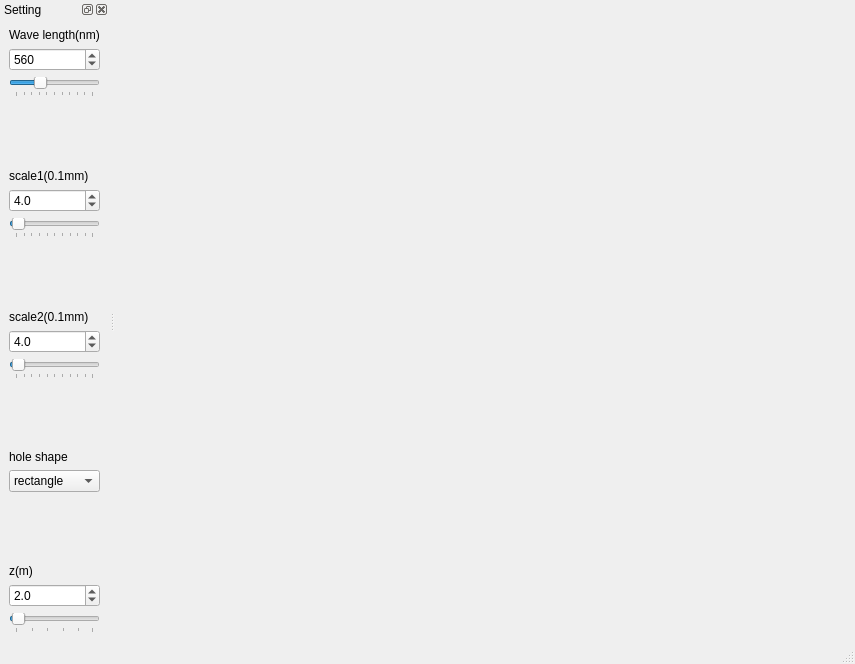
<?xml version="1.0" encoding="UTF-8"?>
<ui version="4.0">
 <class>MainWindow</class>
 <widget class="QMainWindow" name="MainWindow">
  <property name="geometry">
   <rect>
    <x>0</x>
    <y>0</y>
    <width>855</width>
    <height>664</height>
   </rect>
  </property>
  <property name="windowTitle">
   <string>Diffraction  Rectangular aperture</string>
  </property>
  <widget class="QWidget" name="centralWidget">
   <layout class="QHBoxLayout" name="horizontalLayout">
    <item>
     <widget class="MPL_WIDGET_2D" name="mplwidget2D" native="true"/>
    </item>
   </layout>
  </widget>
  <widget class="QDockWidget" name="dockWidget">
   <property name="windowTitle">
    <string>Setting</string>
   </property>
   <attribute name="dockWidgetArea">
    <number>1</number>
   </attribute>
   <widget class="QWidget" name="dockWidgetContents_3">
    <layout class="QHBoxLayout" name="horizontalLayout_4">
     <item>
      <layout class="QVBoxLayout" name="verticalLayout">
       <item>
        <widget class="QLabel" name="label_lam">
         <property name="text">
          <string>Wave length(nm)</string>
         </property>
        </widget>
       </item>
       <item>
        <widget class="QSpinBox" name="SpinBox_lam">
         <property name="statusTip">
          <string>Change the wave length of monochromatic light</string>
         </property>
         <property name="minimum">
          <number>400</number>
         </property>
         <property name="maximum">
          <number>900</number>
         </property>
         <property name="singleStep">
          <number>10</number>
         </property>
         <property name="value">
          <number>560</number>
         </property>
        </widget>
       </item>
       <item>
        <widget class="QSlider" name="slider_lam">
         <property name="statusTip">
          <string>Change the wave length of monochromatic light</string>
         </property>
         <property name="minimum">
          <number>400</number>
         </property>
         <property name="maximum">
          <number>900</number>
         </property>
         <property name="singleStep">
          <number>10</number>
         </property>
         <property name="value">
          <number>560</number>
         </property>
         <property name="orientation">
          <enum>Qt::Horizontal</enum>
         </property>
         <property name="tickPosition">
          <enum>QSlider::TicksBelow</enum>
         </property>
         <property name="tickInterval">
          <number>50</number>
         </property>
        </widget>
       </item>
       <item>
        <spacer name="verticalSpacer">
         <property name="orientation">
          <enum>Qt::Vertical</enum>
         </property>
         <property name="sizeHint" stdset="0">
          <size>
           <width>20</width>
           <height>40</height>
          </size>
         </property>
        </spacer>
       </item>
       <item>
        <widget class="QLabel" name="label_scale_1">
         <property name="text">
          <string>scale1(0.1mm)</string>
         </property>
        </widget>
       </item>
       <item>
        <widget class="QDoubleSpinBox" name="SpinBox_scale_1">
         <property name="statusTip">
          <string>Change the width of the rectangular aperture</string>
         </property>
         <property name="decimals">
          <number>1</number>
         </property>
         <property name="minimum">
          <double>0.100000000000000</double>
         </property>
         <property name="singleStep">
          <double>1.000000000000000</double>
         </property>
         <property name="value">
          <double>4.000000000000000</double>
         </property>
        </widget>
       </item>
       <item>
        <widget class="QSlider" name="slider_scale_1">
         <property name="statusTip">
          <string>Change the width of the rectangular aperture</string>
         </property>
         <property name="minimum">
          <number>1</number>
         </property>
         <property name="maximum">
          <number>100</number>
         </property>
         <property name="value">
          <number>4</number>
         </property>
         <property name="orientation">
          <enum>Qt::Horizontal</enum>
         </property>
         <property name="tickPosition">
          <enum>QSlider::TicksBelow</enum>
         </property>
         <property name="tickInterval">
          <number>10</number>
         </property>
        </widget>
       </item>
       <item>
        <spacer name="verticalSpacer_2">
         <property name="orientation">
          <enum>Qt::Vertical</enum>
         </property>
         <property name="sizeHint" stdset="0">
          <size>
           <width>20</width>
           <height>40</height>
          </size>
         </property>
        </spacer>
       </item>
       <item>
        <widget class="QLabel" name="label_scale_2">
         <property name="text">
          <string>scale2(0.1mm)</string>
         </property>
        </widget>
       </item>
       <item>
        <widget class="QDoubleSpinBox" name="SpinBox_scale_2">
         <property name="statusTip">
          <string>change the height of the recatangular aperture</string>
         </property>
         <property name="decimals">
          <number>1</number>
         </property>
         <property name="minimum">
          <double>0.100000000000000</double>
         </property>
         <property name="value">
          <double>4.000000000000000</double>
         </property>
        </widget>
       </item>
       <item>
        <widget class="QSlider" name="slider_scale_2">
         <property name="statusTip">
          <string>change the height of the recatangular aperture</string>
         </property>
         <property name="minimum">
          <number>1</number>
         </property>
         <property name="maximum">
          <number>100</number>
         </property>
         <property name="value">
          <number>4</number>
         </property>
         <property name="orientation">
          <enum>Qt::Horizontal</enum>
         </property>
         <property name="tickPosition">
          <enum>QSlider::TicksBelow</enum>
         </property>
         <property name="tickInterval">
          <number>10</number>
         </property>
        </widget>
       </item>
       <item>
        <spacer name="verticalSpacer_3">
         <property name="orientation">
          <enum>Qt::Vertical</enum>
         </property>
         <property name="sizeHint" stdset="0">
          <size>
           <width>20</width>
           <height>40</height>
          </size>
         </property>
        </spacer>
       </item>
       <item>
        <widget class="QLabel" name="label_hole">
         <property name="text">
          <string>hole shape</string>
         </property>
        </widget>
       </item>
       <item>
        <widget class="QComboBox" name="comboBox_hole_name">
         <item>
          <property name="text">
           <string>rectangle</string>
          </property>
         </item>
         <item>
          <property name="text">
           <string>round</string>
          </property>
         </item>
        </widget>
       </item>
       <item>
        <spacer name="verticalSpacer_4">
         <property name="orientation">
          <enum>Qt::Vertical</enum>
         </property>
         <property name="sizeHint" stdset="0">
          <size>
           <width>20</width>
           <height>40</height>
          </size>
         </property>
        </spacer>
       </item>
       <item>
        <widget class="QLabel" name="label_z">
         <property name="text">
          <string>z(m)</string>
         </property>
        </widget>
       </item>
       <item>
        <widget class="QDoubleSpinBox" name="SpinBox_z">
         <property name="statusTip">
          <string>Change the focal length f2 of the lens L2</string>
         </property>
         <property name="decimals">
          <number>1</number>
         </property>
         <property name="minimum">
          <double>0.100000000000000</double>
         </property>
         <property name="maximum">
          <double>50.000000000000000</double>
         </property>
         <property name="value">
          <double>2.000000000000000</double>
         </property>
        </widget>
       </item>
       <item>
        <widget class="QSlider" name="slider_z">
         <property name="statusTip">
          <string>Change the focal length f2 of the lens L2</string>
         </property>
         <property name="minimum">
          <number>1</number>
         </property>
         <property name="maximum">
          <number>50</number>
         </property>
         <property name="value">
          <number>2</number>
         </property>
         <property name="orientation">
          <enum>Qt::Horizontal</enum>
         </property>
         <property name="tickPosition">
          <enum>QSlider::TicksBelow</enum>
         </property>
         <property name="tickInterval">
          <number>10</number>
         </property>
        </widget>
       </item>
      </layout>
     </item>
    </layout>
   </widget>
  </widget>
  <widget class="QStatusBar" name="statusBar"/>
  <widget class="QMenuBar" name="menuBar">
   <property name="geometry">
    <rect>
     <x>0</x>
     <y>0</y>
     <width>855</width>
     <height>21</height>
    </rect>
   </property>
  </widget>
 </widget>
 <customwidgets>
  <customwidget>
   <class>MPL_WIDGET_2D</class>
   <extends>QWidget</extends>
   <header location="global">mplwidget</header>
   <container>1</container>
  </customwidget>
 </customwidgets>
 <resources/>
 <connections/>
</ui>
